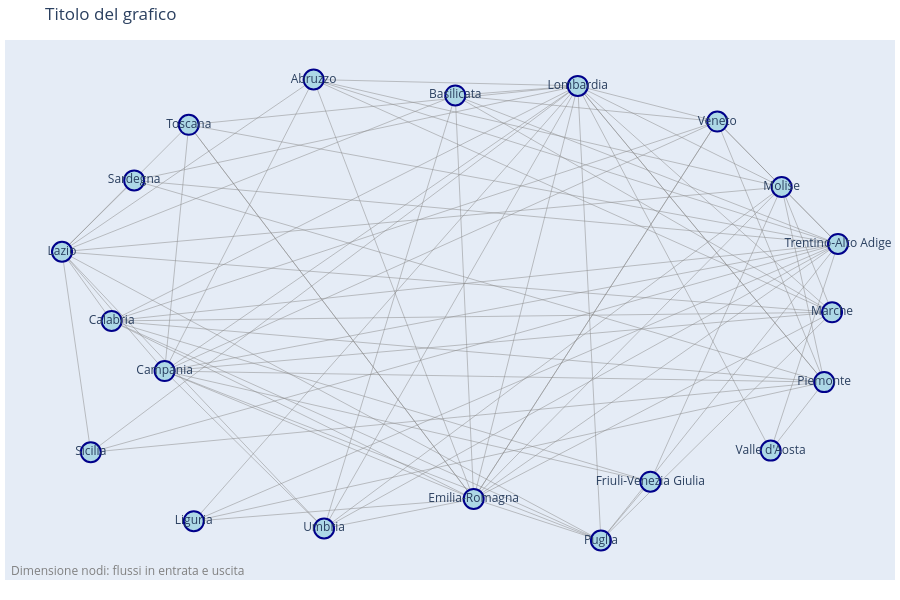

Notebook cell for this chart:
### Code cell
"""Crea network graph dei flussi migratori"""
print("\n🕸️ Creazione Network Graph...")

flussi = df_emigrazioni.groupby(['origine', 'destinazione']).size().reset_index(name='count')

G = nx.from_pandas_edgelist(flussi, source='origine', target='destinazione', 
                            edge_attr='count', create_using=nx.DiGraph())
...

# Posizionamento nodi
pos = nx.spring_layout(G, k=3, iterations=50)

# Preparazione dati per plotly
edge_x = []
edge_y = []
edge_info = []

for edge in G.edges():
    x0, y0 = pos[edge[0]]
    x1, y1 = pos[edge[1]]
    edge_x.extend([x0, x1, None])
    edge_y.extend([y0, y1, None])
    weight = G[edge[0]][edge[1]]['count']
    edge_info.append(f"{edge[0]} → {edge[1]}: {weight}")

# Nodi
node_x = []
node_y = []
node_info = []
node_text = []

for node in G.nodes():
    x, y = pos[node]
    node_x.append(x)
    node_y.append(y)
    node_text.append(node)
    
    # Info del nodo
    in_degree = G.in_degree(node, weight='count')
    out_degree = G.out_degree(node, weight='count')
    node_info.append(f"{node}<br>In: {in_degree}<br>Out: {out_degree}")

# Creazione grafico
fig_network = go.Figure()

# Edges
fig_network.add_trace(go.Scatter(
    x=edge_x, y=edge_y,
    line=dict(width=0.5, color='#888'),
    hoverinfo='none',
    mode='lines'
))

# Nodes
fig_network.add_trace(go.Scatter(
    x=node_x, y=node_y,
    mode='markers+text',
    hoverinfo='text',
    hovertext=node_info,
    text=node_text,
    textposition="middle center",
    marker=dict(
        size=20,
        color='lightblue',
        line=dict(width=2, color='darkblue')
    )
))

fig_network.update_layout(
    title={
    'text': 'Titolo del grafico',
    'font': {'size': 17}
    },
    showlegend=False,
    hovermode='closest',
    margin=dict(b=20,l=5,r=5,t=40),
    annotations=[ dict(
        text="Dimensione nodi: flussi in entrata e uscita",
        showarrow=False,
        xref="paper", yref="paper",
        x=0.005, y=-0.002,
        xanchor='left', yanchor='bottom',
        font=dict(color='grey', size=12)
    )],
    xaxis=dict(showgrid=False, zeroline=False, showticklabels=False),
    yaxis=dict(showgrid=False, zeroline=False, showticklabels=False),
    height=600
)

fig_network.show()

### Figure 1 — Plotly figure (JSON) as saved in the notebook; plotly's stock layout.template omitted (floating-point values rounded to 4 significant figures; data arrays with more than 128 entries replaced by an {"elided": "..."} marker saying what was removed)
{"data": [{"hoverinfo": "none", "line": {"color": "#888", "width": 0.5}, "mode": "lines", "type": "scatter", "x": {"elided": "255 float values"}, "y": {"elided": "255 float values"}}, {"hoverinfo": "text", "hovertext": ["Abruzzo<br>In: 5<br>Out: 45", "Emilia-Romagna<br>In: 118<br>Out: 23", "Lazio<br>In: 252<br>Out: 0", "Lombardia<br>In: 266<br>Out: 6", "Marche<br>In: 21<br>Out: 5", "Trentino-Alto Adige<br>In: 80<br>Out: 0", "Basilicata<br>In: 0<br>Out: 71", "Umbria<br>In: 4<br>Out: 13", "Veneto<br>In: 9<br>Out: 9", "Calabria<br>In: 0<br>Out: 93", "Friuli-Venezia Giulia<br>In: 6<br>Out: 0", "Piemonte<br>In: 26<br>Out: 14", "Puglia<br>In: 2<br>Out: 12", "Campania<br>In: 0<br>Out: 113", "Toscana<br>In: 15<br>Out: 96", "Liguria<br>In: 0<br>Out: 80", "Molise<br>In: 0<br>Out: 121", "Sardegna<br>In: 0<br>Out: 27", "Sicilia<br>In: 0<br>Out: 65", "Valle d'Aosta<br>In: 0<br>Out: 11"], "marker": {"color": "lightblue", "line": {"color": "darkblue", "width": 2}, "size": 20}, "mode": "markers+text", "text": ["Abruzzo", "Emilia-Romagna", "Lazio", "Lombardia", "Marche", "Trentino-Alto Adige", "Basilicata", "Umbria", "Veneto", "Calabria", "Friuli-Venezia Giulia", "Piemonte", "Puglia", "Campania", "Toscana", "Liguria", "Molise", "Sardegna", "Sicilia", "Valle d'Aosta"], "textposition": "middle center", "type": "scatter", "x": [-0.3327, 0.04322, -0.9238, 0.2878, 0.8851, 0.8991, 2.898e-05, -0.3082, 0.6155, -0.8072, 0.4583, 0.8666, 0.3422, -0.6828, -0.626, -0.6142, 0.7667, -0.7543, -0.8562, 0.7409], "y": [1, -0.8075, 0.2576, 0.9724, -0.003486, 0.2911, 0.9312, -0.9352, 0.8188, -0.04062, -0.7333, -0.3043, -0.9869, -0.2565, 0.8047, -0.9038, 0.5367, 0.5651, -0.6066, -0.5995]}], "layout": {"annotations": [{"font": {"color": "grey", "size": 12}, "showarrow": false, "text": "Dimensione nodi: flussi in entrata e uscita", "x": 0.005, "xanchor": "left", "xref": "paper", "y": -0.002, "yanchor": "bottom", "yref": "paper"}], "height": 600, "hovermode": "closest", "margin": {"b": 20, "l": 5, "r": 5, "t": 40}, "showlegend": false, "title": {"font": {"size": 17}, "text": "Titolo del grafico"}, "xaxis": {"showgrid": false, "showticklabels": false, "zeroline": false}, "yaxis": {"showgrid": false, "showticklabels": false, "zeroline": false}}}
